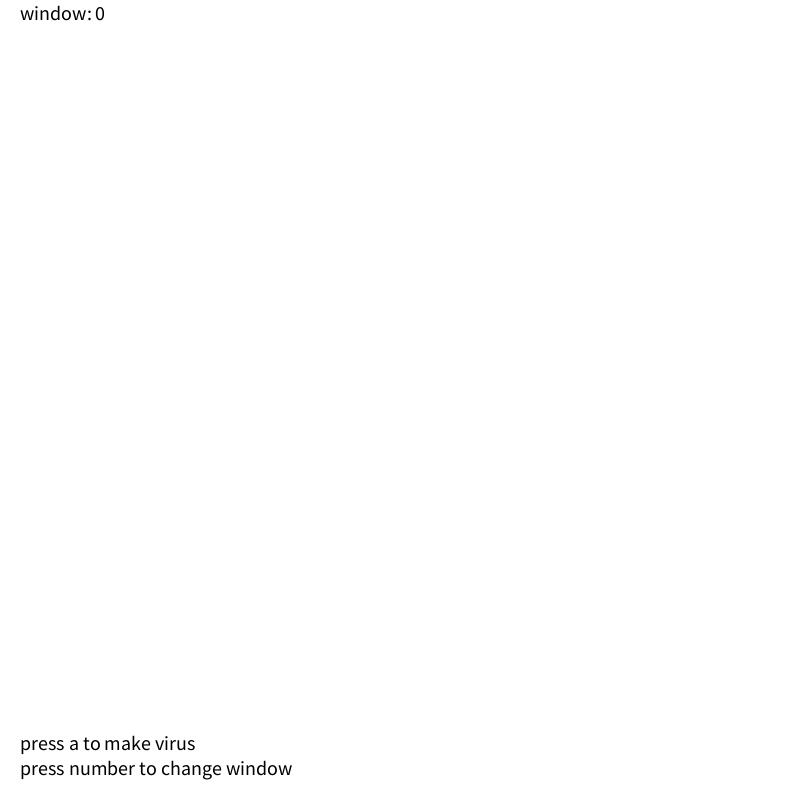
Frame 1 (no input)
Frame 60 (the mouse pressed at the canvas centre just before this capture): identical to frame 1, image omitted
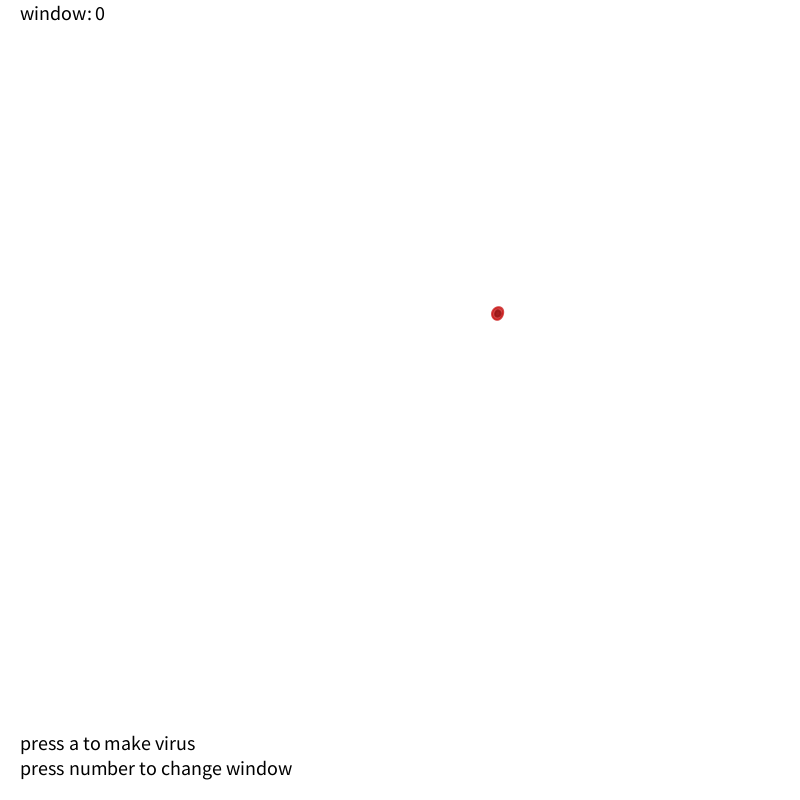
Frame 120 (the mouse held since frame 60 and released just before this capture)

The Processing sketch that drew these frames (run headless with seeded random() and noise(); from frame 60 on, the mouse is pressed at the canvas centre):

// Processing sketch: h_w_5_4
// ── h_w_5_4.pde
World world;
float window=0;
Pendulum p;
void setup() {
  size(800, 800);
  world = new World();
  smooth();
  for(int i=0;i<O2cnt;i++){
     oxy[i]=new O2(new PVector(random(width),random(height)));
  }
  p = new Pendulum(new PVector(width/2,0),175);
}
void draw() {
  p.go();
  background(255);
  world.run();
  textSize(20);fill(0);stroke(0);text("window: "+(int)window,20,20);
  textSize(20);fill(0);stroke(0);text("press a to make virus",20,750);
  textSize(20);fill(0);stroke(0);text("press number to change window",20,775);
}
void mousePressed() {world.born(mouseX,mouseY); }
void mouseDragged() {world.born(mouseX,mouseY) ;}
void keyPressed(){ 
  if(key=='a'){world.virus_born(random(800),random(800));}
  if(key=='0'){window=0;}
  if(key=='1'){window=1;}
  if(key=='2'){window=2;}
}

// ── Agent.pde
class Agentforce {
  PVector location,velocity,accleration;
  float health;
  float xoff,yoff;
  float r;
  float maxspeed;
  
  Agentforce(PVector l) {
    location = l;health = 200;
    xoff = random(1000);yoff = random(1000);
    maxspeed = map(random(1), 0, 1, 15, 0);
    r = map(random(1), 0, 1, 0, 50);
    velocity = new PVector(0, 0);
    accleration = new PVector(0 , 0);}
  
  
  void update() {
    velocity.add(accleration);
    location.add(velocity);
    xoff+=0.01;yoff+=0.01;}
  
  void borders() {
    if (location.x < -r) location.x = width+r;
    if (location.y < -r) location.y = height+r;
    if (location.x > width+r) location.x = -r;
    if (location.y > height+r) location.y = -r;}
  
  void display(boolean s) {
    pushMatrix();
    drawBody(s);
    popMatrix();
  }
  void drawBody(boolean s) {
  
  }
}

// ── My.pde
class red_blood_cell extends Agentforce {
  
  float s = random(10,30);
  float d = random(5,15);
  boolean vir = false;
  
  red_blood_cell(PVector l) {super(l);}
  void drawBody(boolean t) {
    pushMatrix();
      translate(location.x, location.y);
      rotate(velocity.heading()-radians(90));
      stroke(200,20,20,health);
      fill(200,20,20, health);  
      ellipse(0,0,s,d);
      stroke(150,20,20,health);
      fill(150,20,20, health);
      ellipse(0,0,s/2,d/2);
    popMatrix();
  }
}
class white_blood_cell extends Agentforce {
  float r = random(20,40);
  float q=1;
  boolean vir = false;
  white_blood_cell(PVector l) {super(l);}
  void drawBody(boolean t) {
    pushMatrix();
      strokeWeight(1);
      translate(location.x, location.y);
      rotate(velocity.heading()-radians(90));
      stroke(0,health);
      fill(255,255,255, health);  
      ellipse(0,0,r,r);
      stroke(255,255,255,health);
      for(int i=(int)(0.75*r);i>=0;i--){
        fill(i*4/(3*r)*255,i*4/(3*r)*255,255, health);  
        ellipse(r/4,0,i*3/5,i*3/5);
      }
    popMatrix();
  }
}
class virus extends Agentforce{
  float r = random(5,10);
  float q=1;
  boolean vir = false;
  virus(PVector l) {super(l);}
  void drawBody(boolean t) {
    pushMatrix();
      strokeWeight(1);
      translate(location.x, location.y);
      rotate(velocity.heading()-radians(90));
      for(int i=(int)(0.75*r);i>=0;i--){
        fill(255-i*4/(3*r)*255,255-i*4/(3*r)*255,0, health);  stroke(255-i*4/(3*r)*255,255-i*4/(3*r)*255,0, health);
        ellipse(r/4,0,i*3/5,i*3/5);
      }
      fill(0);stroke(0);
    popMatrix();
  }
  
}

// ── Pendulum.pde
// The Nature of Code
// Daniel Shiffman
// http://natureofcode.com

// Pendulum

// A Simple Pendulum Class
// Includes functionality for user can click and drag the pendulum

class Pendulum {

  PVector position;    // position of pendulum ball
  PVector origin;      // position of arm origin
  float r;             // Length of arm
  float angle;         // Pendulum arm angle
  float aVelocity;     // Angle velocity
  float aAcceleration; // Angle acceleration

    float ballr;         // Ball radius
  float damping;       // Arbitary damping amount

  boolean dragging = false;

  // This constructor could be improved to allow a greater variety of pendulums
  Pendulum(PVector origin_, float r_) {
    // Fill all variables
    origin = origin_.get();
    position = new PVector();
    r = r_;
    angle = PI/4;

    aVelocity = 0.0;
    aAcceleration = 0.0;
    damping = 0.995;   // Arbitrary damping
    ballr = 48.0;      // Arbitrary ball radius
  }

  void go() {
    update();
    drag();    //for user interaction
    display();
  }

  // Function to update position
  void update() {
    // As long as we aren't dragging the pendulum, let it swing!
    if (!dragging) {
      float gravity = 0.4;                              // Arbitrary constant
      aAcceleration = (-1 * gravity / r) * sin(angle);  // Calculate acceleration (see: http://www.myphysicslab.com/pendulum1.html)
      aVelocity += aAcceleration;                 // Increment velocity
      aVelocity *= damping;                       // Arbitrary damping
      angle += aVelocity;                         // Increment angle
    }
  }

  void display() {
    position.set(r*sin(angle), r*cos(angle), 0);         // Polar to cartesian conversion
    position.add(origin);                              // Make sure the position is relative to the pendulum's origin

    stroke(0);
    strokeWeight(2);
    // Draw the arm
    line(origin.x, origin.y, position.x, position.y);
    ellipseMode(CENTER);
    fill(175);
    if (dragging) fill(0);
    // Draw the ball
    ellipse(position.x, position.y, ballr, ballr);
  }


  // The methods below are for mouse interaction

  // This checks to see if we clicked on the pendulum ball
  void clicked(int mx, int my) {
    float d = dist(mx, my, position.x, position.y);
    if (d < ballr) {
      dragging = true;
    }
  }

  // This tells us we are not longer clicking on the ball
  void stopDragging() {
    aVelocity = 0; // No velocity once you let go
    dragging = false;
  }

  void drag() {
    // If we are draging the ball, we calculate the angle between the 
    // pendulum origin and mouse position
    // we assign that angle to the pendulum
    if (dragging) {
      PVector diff = PVector.sub(origin, new PVector(mouseX, mouseY));      // Difference between 2 points
      angle = atan2(-1*diff.y, diff.x) - radians(90);                      // Angle relative to vertical axis
    }
  }
}

// ── World.pde
/*
 * Jonghwa Park
 * suakii@gmail.com
*/
red_blood_cell[] red = new red_blood_cell[100000]; int redcnt=0;
white_blood_cell[] white = new white_blood_cell[100000]; int whitecnt=0;
virus[] bad = new virus[1000000]; int viruscnt=0;
O2[] oxy = new O2[1000000]; int O2cnt=30;

class World {
  void born(float x, float y) {
    float ran=random(4);
    PVector l = new PVector(x,y);
       if(ran>=1){ 
         red[redcnt]=new red_blood_cell(l);redcnt++;}
       else{
         white[whitecnt]=new white_blood_cell(l);whitecnt++;}
  }
  void virus_born(float x,float y){
      bad[viruscnt]=new virus(new PVector(x,y));viruscnt++;
  }
  void run() {
    float k=0.01;
    for(int i=0;i<redcnt;i++){
      red[i].velocity.x = map(noise(red[i].xoff),0,1,-red[i].maxspeed,red[i].maxspeed);
      red[i].velocity.y = map(noise(red[i].yoff),0,1,-red[i].maxspeed,red[i].maxspeed);
      
    }
    for(int i=0;i<whitecnt;i++){
      white[i].velocity.x = map(noise(white[i].xoff),0,1,-white[i].maxspeed,white[i].maxspeed);
      white[i].velocity.y = map(noise(white[i].yoff),0,1,-white[i].maxspeed,white[i].maxspeed);
    }
    for(int i=0;i<O2cnt;i++){
      oxy[i].velocity.x = map(noise(oxy[i].xoff),0,1,-oxy[i].maxspeed,oxy[i].maxspeed);
      oxy[i].velocity.y = map(noise(oxy[i].yoff),0,1,-oxy[i].maxspeed,oxy[i].maxspeed);
    }
    float min=10000;
    int take=0;
    for(int i=0;i<viruscnt;i++){
      if(bad[i].health<=0){continue;}
      min=10000;
      take=0;
      bad[i].velocity.x = map(noise(bad[i].xoff),0,1,-bad[i].maxspeed,bad[i].maxspeed);
      bad[i].velocity.y = map(noise(bad[i].yoff),0,1,-bad[i].maxspeed,bad[i].maxspeed);
      for(int j=0;j<whitecnt;j++){
        float dist=(new PVector(white[j].location.x-bad[i].location.x,white[j].location.y-bad[i].location.y)).mag();
        if(dist<50){bad[i].health=0;}
        else{if(dist<min){min=dist;take=j;}}
      }
      if(take!=0){
        bad[i].accleration= (new PVector(-white[take].location.x+bad[i].location.x,-white[take].location.y+bad[i].location.y)).mult(k);
      }
    }
    for(int i=0;i<whitecnt;i++){
      min=10000;
      take=0;
      for(int j=0;j<viruscnt;j++){
        float dist=(new PVector(white[i].location.x-bad[j].location.x,white[i].location.y-bad[j].location.y)).mag();
        if(dist<min){min=dist;take=j;}
      }
      if(take!=0){
        white[i].accleration= (new PVector(-bad[take].location.x+white[i].location.x,-bad[take].location.y+white[i].location.y)).mult(k);
      }
    }
    for(int i=0;i<redcnt;i++){
      red[i].update();
      red[i].borders();
      if(window==0 || window==1){red[i].display(red[i].vir);}
    }
    for(int i=0;i<whitecnt;i++){
      white[i].update();
      white[i].borders();
      if(window==0){white[i].display(white[i].vir);}
    }
    for(int i=0;i<viruscnt;i++){
      bad[i].update();
      bad[i].borders();
      if(window==0){bad[i].display(bad[i].vir);}
    }
    for(int i=0;i<O2cnt;i++){
      oxy[i].update();
      oxy[i].borders();
      if(window==1){oxy[i].display();}
    }
  }
  
}

// ── oxygen.pde
public class O2 extends Agentforce{
  float angle=0;
  float w;
  float swing=1;
  O2(PVector l) {super(l);this.angle=random(360);if(random(2)<1){swing=-1;}}
  
  void display(){
    pushMatrix();
    float temp=map(p.position.x,200,600,0,360);
    translate(location.x,location.y);
    rotate(radians(temp*swing+this.angle));
    noStroke();
    fill(63,200,255);
    ellipse(5,0,15,15);
    ellipse(-5,0,15,15);
    popMatrix();
  }
}
